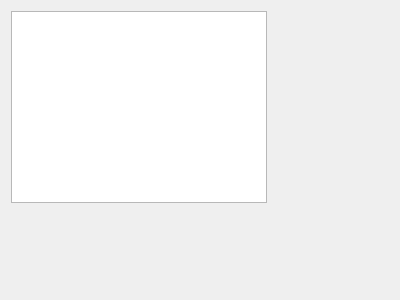
<?xml version="1.0" encoding="UTF-8"?>
<ui version="4.0">
 <class>QFormDoc</class>
 <widget class="QWidget" name="QFormDoc">
  <property name="geometry">
   <rect>
    <x>0</x>
    <y>0</y>
    <width>400</width>
    <height>300</height>
   </rect>
  </property>
  <property name="windowTitle">
   <string>Form</string>
  </property>
  <widget class="QPlainTextEdit" name="plainTextEdit">
   <property name="geometry">
    <rect>
     <x>11</x>
     <y>11</y>
     <width>256</width>
     <height>192</height>
    </rect>
   </property>
  </widget>
  <action name="actOpen">
   <property name="icon">
    <iconset resource="res.qrc">
     <normaloff>:/images/images/63_4.png</normaloff>:/images/images/63_4.png</iconset>
   </property>
   <property name="text">
    <string>打开</string>
   </property>
  </action>
  <action name="actCut">
   <property name="icon">
    <iconset resource="res.qrc">
     <normaloff>:/images/images/63_5.png</normaloff>:/images/images/63_5.png</iconset>
   </property>
   <property name="text">
    <string>剪切</string>
   </property>
  </action>
  <action name="actCopy">
   <property name="icon">
    <iconset resource="res.qrc">
     <normaloff>:/images/images/63_5.png</normaloff>:/images/images/63_5.png</iconset>
   </property>
   <property name="text">
    <string>复制</string>
   </property>
  </action>
  <action name="actPaster">
   <property name="text">
    <string>粘贴</string>
   </property>
  </action>
  <action name="actFont">
   <property name="text">
    <string>字体</string>
   </property>
  </action>
  <action name="actClose">
   <property name="text">
    <string>关闭</string>
   </property>
  </action>
  <action name="actUndo">
   <property name="text">
    <string>撤销</string>
   </property>
  </action>
  <action name="actRepeat">
   <property name="text">
    <string>重复</string>
   </property>
  </action>
 </widget>
 <resources>
  <include location="res.qrc"/>
 </resources>
 <connections>
  <connection>
   <sender>actCopy</sender>
   <signal>triggered()</signal>
   <receiver>plainTextEdit</receiver>
   <slot>copy()</slot>
   <hints>
    <hint type="sourcelabel">
     <x>199</x>
     <y>149</y>
    </hint>
    <hint type="destinationlabel">
     <x>199</x>
     <y>149</y>
    </hint>
   </hints>
  </connection>
  <connection>
   <sender>actCut</sender>
   <signal>triggered()</signal>
   <receiver>plainTextEdit</receiver>
   <slot>cut()</slot>
   <hints>
    <hint type="sourcelabel">
     <x>-1</x>
     <y>-1</y>
    </hint>
    <hint type="destinationlabel">
     <x>199</x>
     <y>149</y>
    </hint>
   </hints>
  </connection>
  <connection>
   <sender>actPaster</sender>
   <signal>triggered()</signal>
   <receiver>plainTextEdit</receiver>
   <slot>paste()</slot>
   <hints>
    <hint type="sourcelabel">
     <x>-1</x>
     <y>-1</y>
    </hint>
    <hint type="destinationlabel">
     <x>199</x>
     <y>149</y>
    </hint>
   </hints>
  </connection>
  <connection>
   <sender>actRepeat</sender>
   <signal>triggered()</signal>
   <receiver>plainTextEdit</receiver>
   <slot>redo()</slot>
   <hints>
    <hint type="sourcelabel">
     <x>-1</x>
     <y>-1</y>
    </hint>
    <hint type="destinationlabel">
     <x>199</x>
     <y>149</y>
    </hint>
   </hints>
  </connection>
  <connection>
   <sender>actUndo</sender>
   <signal>triggered()</signal>
   <receiver>plainTextEdit</receiver>
   <slot>undo()</slot>
   <hints>
    <hint type="sourcelabel">
     <x>-1</x>
     <y>-1</y>
    </hint>
    <hint type="destinationlabel">
     <x>199</x>
     <y>149</y>
    </hint>
   </hints>
  </connection>
  <connection>
   <sender>actClose</sender>
   <signal>triggered()</signal>
   <receiver>QFormDoc</receiver>
   <slot>close()</slot>
   <hints>
    <hint type="sourcelabel">
     <x>-1</x>
     <y>-1</y>
    </hint>
    <hint type="destinationlabel">
     <x>199</x>
     <y>149</y>
    </hint>
   </hints>
  </connection>
 </connections>
</ui>
